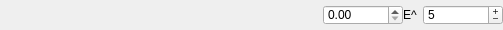
<?xml version="1.0" encoding="UTF-8"?>
<ui version="4.0">
 <class>scientificDblForm</class>
 <widget class="QWidget" name="scientificDblForm">
  <property name="geometry">
   <rect>
    <x>0</x>
    <y>0</y>
    <width>503</width>
    <height>30</height>
   </rect>
  </property>
  <property name="minimumSize">
   <size>
    <width>300</width>
    <height>30</height>
   </size>
  </property>
  <property name="maximumSize">
   <size>
    <width>16777215</width>
    <height>50</height>
   </size>
  </property>
  <property name="contextMenuPolicy">
   <enum>Qt::CustomContextMenu</enum>
  </property>
  <property name="windowTitle">
   <string>Form</string>
  </property>
  <layout class="QHBoxLayout" name="horizontalLayout_2">
   <property name="spacing">
    <number>0</number>
   </property>
   <property name="margin">
    <number>0</number>
   </property>
   <item>
    <layout class="QHBoxLayout" name="horizontalLayout">
     <item>
      <widget class="QLabel" name="label">
       <property name="minimumSize">
        <size>
         <width>210</width>
         <height>20</height>
        </size>
       </property>
       <property name="maximumSize">
        <size>
         <width>400</width>
         <height>20</height>
        </size>
       </property>
       <property name="text">
        <string/>
       </property>
      </widget>
     </item>
     <item>
      <spacer name="horizontalSpacer">
       <property name="orientation">
        <enum>Qt::Horizontal</enum>
       </property>
       <property name="sizeHint" stdset="0">
        <size>
         <width>40</width>
         <height>20</height>
        </size>
       </property>
      </spacer>
     </item>
     <item>
      <widget class="QDoubleSpinBox" name="base_spinBox">
       <property name="minimumSize">
        <size>
         <width>80</width>
         <height>20</height>
        </size>
       </property>
       <property name="maximumSize">
        <size>
         <width>90</width>
         <height>20</height>
        </size>
       </property>
      </widget>
     </item>
     <item>
      <widget class="QLabel" name="unused_label">
       <property name="minimumSize">
        <size>
         <width>20</width>
         <height>20</height>
        </size>
       </property>
       <property name="maximumSize">
        <size>
         <width>20</width>
         <height>20</height>
        </size>
       </property>
       <property name="text">
        <string>E^</string>
       </property>
      </widget>
     </item>
     <item>
      <widget class="QSpinBox" name="exp_spinBox">
       <property name="sizePolicy">
        <sizepolicy hsizetype="Preferred" vsizetype="Preferred">
         <horstretch>0</horstretch>
         <verstretch>0</verstretch>
        </sizepolicy>
       </property>
       <property name="minimumSize">
        <size>
         <width>80</width>
         <height>20</height>
        </size>
       </property>
       <property name="maximumSize">
        <size>
         <width>90</width>
         <height>20</height>
        </size>
       </property>
       <property name="buttonSymbols">
        <enum>QAbstractSpinBox::PlusMinus</enum>
       </property>
       <property name="value">
        <number>5</number>
       </property>
      </widget>
     </item>
    </layout>
   </item>
  </layout>
 </widget>
 <resources/>
 <connections/>
</ui>
